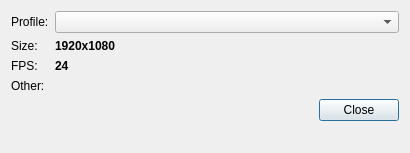
<?xml version="1.0" encoding="UTF-8"?>
<ui version="4.0">
 <class>Dialog</class>
 <widget class="QDialog" name="Dialog">
  <property name="geometry">
   <rect>
    <x>0</x>
    <y>0</y>
    <width>410</width>
    <height>153</height>
   </rect>
  </property>
  <property name="windowTitle">
   <string>Choose a Profile</string>
  </property>
  <layout class="QFormLayout" name="formLayout">
   <item row="1" column="0">
    <widget class="QLabel" name="label">
     <property name="text">
      <string>Profile:</string>
     </property>
    </widget>
   </item>
   <item row="1" column="1">
    <widget class="QComboBox" name="cboProfile"/>
   </item>
   <item row="2" column="0">
    <widget class="QLabel" name="label_2">
     <property name="text">
      <string>Size:</string>
     </property>
    </widget>
   </item>
   <item row="5" column="1">
    <widget class="QDialogButtonBox" name="buttonBox">
     <property name="orientation">
      <enum>Qt::Horizontal</enum>
     </property>
     <property name="standardButtons">
      <set>QDialogButtonBox::Close</set>
     </property>
    </widget>
   </item>
   <item row="2" column="1">
    <widget class="QLabel" name="lblSize">
     <property name="styleSheet">
      <string notr="true">font-weight:bold;</string>
     </property>
     <property name="text">
      <string>1920x1080</string>
     </property>
    </widget>
   </item>
   <item row="3" column="1">
    <widget class="QLabel" name="lblFPS">
     <property name="styleSheet">
      <string notr="true">font-weight:bold;</string>
     </property>
     <property name="text">
      <string>24</string>
     </property>
    </widget>
   </item>
   <item row="3" column="0">
    <widget class="QLabel" name="label_3">
     <property name="text">
      <string>FPS:</string>
     </property>
    </widget>
   </item>
   <item row="4" column="1">
    <widget class="QLabel" name="lblOther">
     <property name="styleSheet">
      <string notr="true">font-weight:bold;</string>
     </property>
     <property name="text">
      <string/>
     </property>
    </widget>
   </item>
   <item row="4" column="0">
    <widget class="QLabel" name="label_6">
     <property name="text">
      <string>Other:</string>
     </property>
    </widget>
   </item>
  </layout>
 </widget>
 <resources/>
 <connections>
  <connection>
   <sender>buttonBox</sender>
   <signal>accepted()</signal>
   <receiver>Dialog</receiver>
   <slot>accept()</slot>
   <hints>
    <hint type="sourcelabel">
     <x>248</x>
     <y>254</y>
    </hint>
    <hint type="destinationlabel">
     <x>157</x>
     <y>274</y>
    </hint>
   </hints>
  </connection>
  <connection>
   <sender>buttonBox</sender>
   <signal>rejected()</signal>
   <receiver>Dialog</receiver>
   <slot>reject()</slot>
   <hints>
    <hint type="sourcelabel">
     <x>316</x>
     <y>260</y>
    </hint>
    <hint type="destinationlabel">
     <x>286</x>
     <y>274</y>
    </hint>
   </hints>
  </connection>
 </connections>
</ui>
